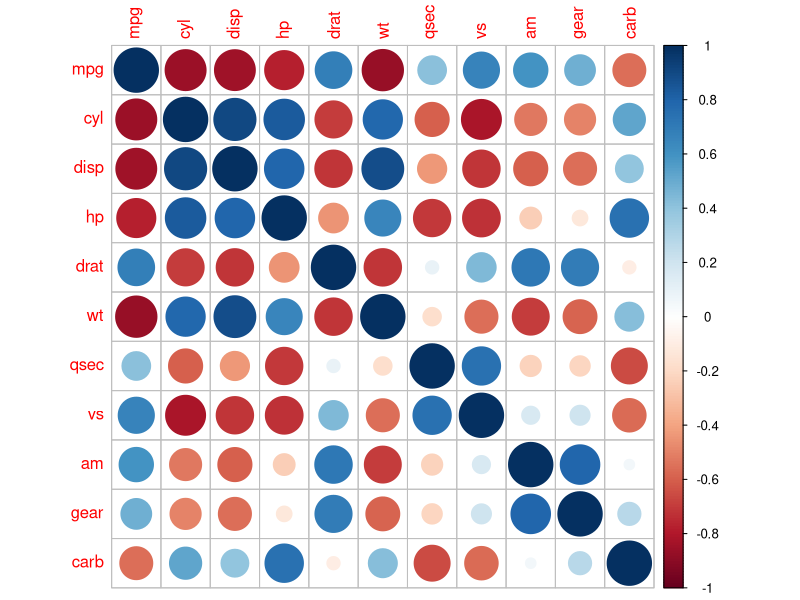
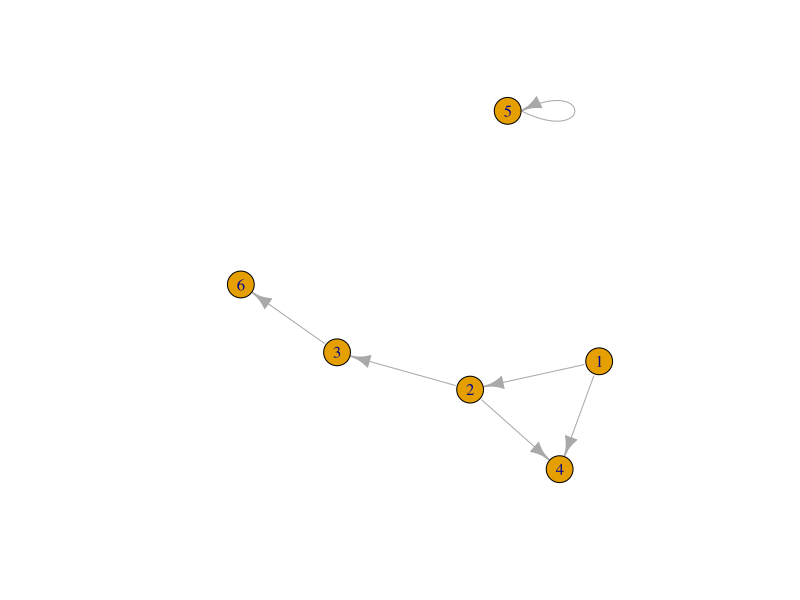
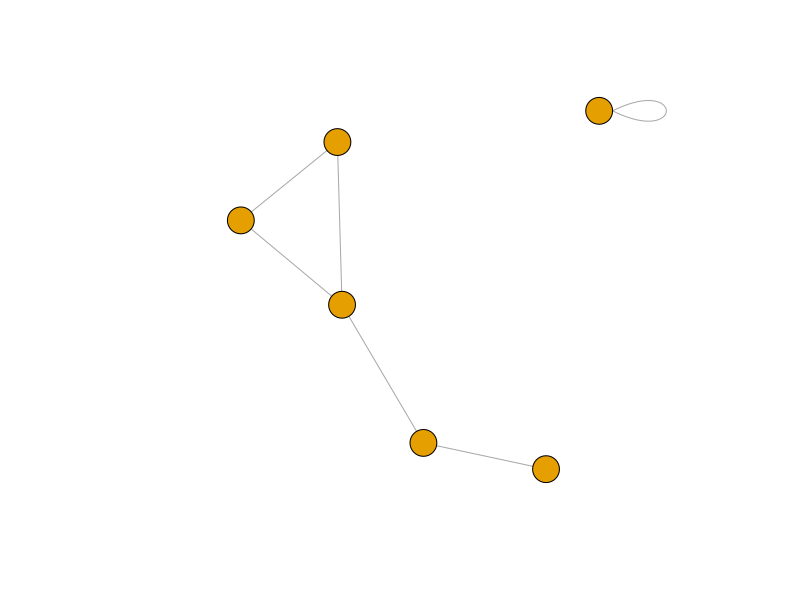

Write R code to recreate these figures, in order.
## ---- chunk 1
#for the dataset
data('mtcars')
mcor <-cor(mtcars)
# Print mcor and round to 2 digits
round(mcor,digits=2)
## ---- chunk 2
library(xtable)
print(xtable(mcor), type='html', comment=F)
## ---- chunk 3
library(corrplot)
corrplot(mcor)
## ---- chunk 4
library(igraph)
# Specify edges for a directed graph
gd <-graph(c(1,2, 2,3, 2,4, 1,4, 5,5, 3,6))
plot(gd)
# For an undirected graph
gu <-graph(c(1,2, 2,3, 2,4, 1,4, 5,5, 3,6),directed=FALSE)
# No labels
plot(gu,vertex.label=NA)
